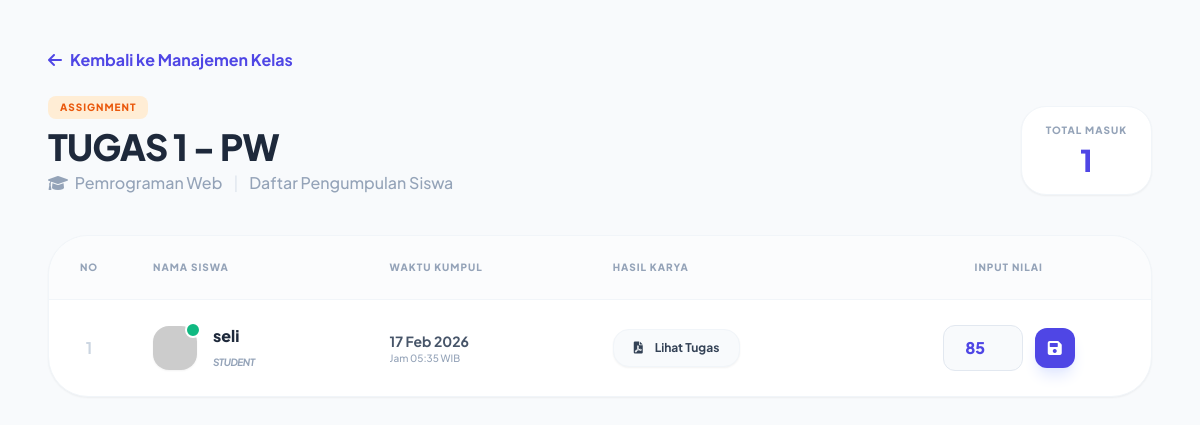
Page /view_submissions.php?material_id=7 (signed in) on the committed database.
### tables this page shows
CREATE TABLE `materials` (
  `id` int(11) NOT NULL,
  `course_id` int(11) DEFAULT NULL,
  `type` enum('material','assignment') DEFAULT 'material',
  `title` varchar(100) NOT NULL,
  `content` text DEFAULT NULL,
  `file_path` varchar(255) DEFAULT NULL
);

CREATE TABLE `courses` (
  `id` int(11) NOT NULL,
  `teacher_id` int(11) DEFAULT NULL,
  `title` varchar(100) NOT NULL,
  `class_code` varchar(10) DEFAULT NULL,
  `description` text DEFAULT NULL
);

CREATE TABLE `submissions` (
  `id` int(11) NOT NULL,
  `material_id` int(11) DEFAULT NULL,
  `student_id` int(11) DEFAULT NULL,
  `file_submission` varchar(255) DEFAULT NULL,
  `grade` int(11) DEFAULT NULL,
  `submitted_at` timestamp NOT NULL DEFAULT current_timestamp()
);

CREATE TABLE `users` (
  `id` int(11) NOT NULL,
  `username` varchar(50) NOT NULL,
  `password` varchar(255) NOT NULL,
  `role` enum('teacher','student') NOT NULL
);

### view_submissions.php (the view, shortened to what this page needs)
<?php
include 'koneksi.php';
$material_id = $_GET['material_id'];
$mat_query = mysqli_query($conn, "SELECT materials.*, courses.title as course_title
                                  FROM materials
                                  JOIN courses ON materials.course_id = courses.id
                                  WHERE materials.id = '$material_id'");
$mat = mysqli_fetch_assoc($mat_query);
$query_subs = "SELECT submissions.*, users.username
               FROM submissions
               JOIN users ON submissions.student_id = users.id
               WHERE submissions.material_id = '$material_id'
               ORDER BY submissions.submitted_at DESC";
$result_subs = mysqli_query($conn, $query_subs);
$total_subs = mysqli_num_rows($result_subs);
?>
<!DOCTYPE html>
<html lang="en">
<head>
    <script src="https://cdn.tailwindcss.com"></script>
    <link href="https://cdnjs.cloudflare.com/ajax/libs/font-awesome/6.0.0/css/all.min.css" rel="stylesheet">
</head>
<body class="p-6 md:p-12">
    <div class="max-w-6xl mx-auto">
        <div class="mb-10 flex flex-col md:flex-row md:items-end justify-between gap-6">
            <div>
                <a href="course_detail.php?id=<?php echo $mat['course_id']; ?>" class="text-indigo-600 font-bold inline-flex items-center gap-2 mb-6 hover:underline group">
                    <i class="fa-solid fa-arrow-left group-hover:-translate-x-1 transition-transform"></i> Kembali ke Manajemen Kelas
                </a>
                <div class="flex items-center gap-3 mb-2">
                    <span class="bg-orange-100 text-orange-600 px-3 py-1 rounded-lg text-[10px] font-black uppercase tracking-widest">Assignment</span>
                </div>
                <h1 class="text-4xl font-black text-slate-800 tracking-tight"><?php echo $mat['title']; ?></h1>
                <p class="text-slate-400 font-medium mt-1">
                    <i class="fa-solid fa-graduation-cap mr-1"></i> <?php echo $mat['course_title']; ?>
                    <span class="mx-2 text-slate-200">|</span>
                    Daftar Pengumpulan Siswa
                </p>
            </div>
            <div class="flex gap-4">
                <div class="bg-white px-6 py-4 rounded-[25px] border border-slate-100 shadow-sm text-center min-w-[120px]">
                    <p class="text-[10px] font-black text-slate-400 uppercase tracking-widest mb-1">Total Masuk</p>
                    <p class="text-3xl font-black text-indigo-600"><?php echo $total_subs; ?></p>
                </div>
            </div>
        </div>
        <div class="bg-white rounded-[40px] border border-slate-100 shadow-sm overflow-hidden">
            <div class="overflow-x-auto">
                <table class="w-full text-left border-collapse">
                    <thead>
                        <tr class="bg-slate-50/50 border-b border-slate-100">
                            <th class="p-6 text-[10px] font-black text-slate-400 uppercase tracking-widest text-center w-20">No</th>
                            <th class="p-6 text-[10px] font-black text-slate-400 uppercase tracking-widest">Nama Siswa</th>
                            <th class="p-6 text-[10px] font-black text-slate-400 uppercase tracking-widest">Waktu Kumpul</th>
                            <th class="p-6 text-[10px] font-black text-slate-400 uppercase tracking-widest">Hasil Karya</th>
                            <th class="p-6 text-[10px] font-black text-slate-400 uppercase tracking-widest text-center">Input Nilai</th>
                        </tr>
                    </thead>
                    <tbody class="divide-y divide-slate-50">
                        <?php if($total_subs > 0): ?>
                            <?php $no = 1; while($sub = mysqli_fetch_assoc($result_subs)):
                                $is_graded = ($sub['grade'] !== NULL && $sub['grade'] !== '');
                            ?>
                            <tr class="hover:bg-slate-50/80 transition-all group">
                                <td class="p-6 text-center font-bold text-slate-300 group-hover:text-indigo-400 transition-colors">
                                    <?php echo $no++; ?>
                                </td>
                                <td class="p-6">
                                    <div class="flex items-center gap-4">
                                        <div class="relative">
                                            <img src="https://ui-avatars.com/api/?name=<?php echo $sub['username']; ?>&background=4f46e5&color=fff" class="w-11 h-11 rounded-2xl shadow-sm">
                                            <?php if($is_graded): ?>
                                                <div class="absolute -top-1 -right-1 w-4 h-4 bg-emerald-500 border-2 border-white rounded-full"></div>
                                            <?php endif; ?>
                                        </div>
                                        <div>
                                            <span class="font-extrabold text-slate-800 block"><?php echo $sub['username']; ?></span>
                                            <span class="text-[10px] text-slate-400 font-bold uppercase tracking-tighter italic">Student</span>
                                        </div>
                                    </div>
                                </td>
                                <td class="p-6">
                                    <div class="text-sm font-bold text-slate-600">
                                        <?php echo date('d M Y', strtotime($sub['submitted_at'])); ?>
                                    </div>
                                    <div class="text-[10px] text-slate-400 font-medium">
                                        Jam <?php echo date('H:i', strtotime($sub['submitted_at'])); ?> WIB
                                    </div>
                                </td>
                                <td class="p-6">
                                    <a href="uploads/submissions/<?php echo $sub['file_submission']; ?>" target="_blank"
                                       class="inline-flex items-center gap-3 bg-slate-50 text-slate-700 hover:bg-indigo-600 hover:text-white px-5 py-2.5 rounded-2xl font-bold text-xs transition-all border border-slate-100 shadow-sm">
                                        <i class="fa-solid fa-file-pdf"></i> Lihat Tugas
                                    </a>
                                </td>
                                <td class="p-6">
                                    <form action="" method="POST" class="flex items-center justify-center gap-3">
                                        <div class="relative">
                                            <input type="number" name="grade"
                                                   value="<?php echo $sub['grade']; ?>"
                                                   max="100" min="0"
                                                   placeholder="--"
                                                   class="w-20 bg-slate-50 border border-slate-200 focus:bg-white focus:border-indigo-500 focus:ring-4 focus:ring-indigo-500/10 px-3 py-2.5 rounded-xl text-center font-black text-indigo-600 outline-none transition-all">
                                        </div>
                                        <button type="submit" name="update_grade"
                                                class="bg-indigo-600 text-white w-10 h-10 rounded-xl flex items-center justify-center hover:bg-indigo-700 transition shadow-lg shadow-indigo-100 active:scale-90"
                                                title="Simpan Nilai">
                                            <i class="fa-solid fa-floppy-disk"></i>
                                        </button>
                                    </form>
                                </td>
                            </tr>
                            <?php endwhile; ?>
                        <?php endif; ?>
                    </tbody>
                </table>
            </div>
        </div>
    </div>
</body>
</html>

### view_submissions.php (style rules this page uses)
body { font-family: 'Plus Jakarta Sans', sans-serif; background-color: #F8FAFC; }

### rows in the picture
materials: title "TUGAS 1 - PW", course.title "Pemrograman Web"
submissions: student.username "seli", submitted_at "17 Feb 2026", submitted_at "05:35", grade "85"

### other values in the picture
$total_subs "1"
